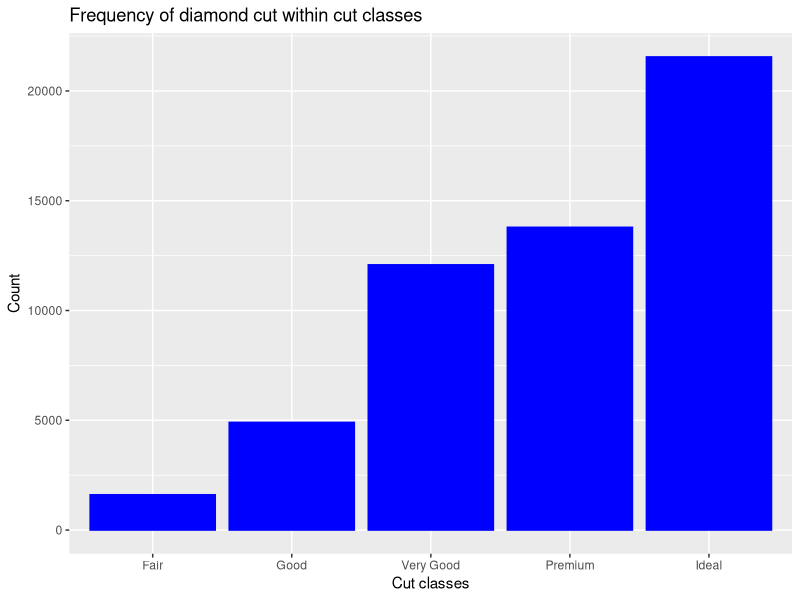
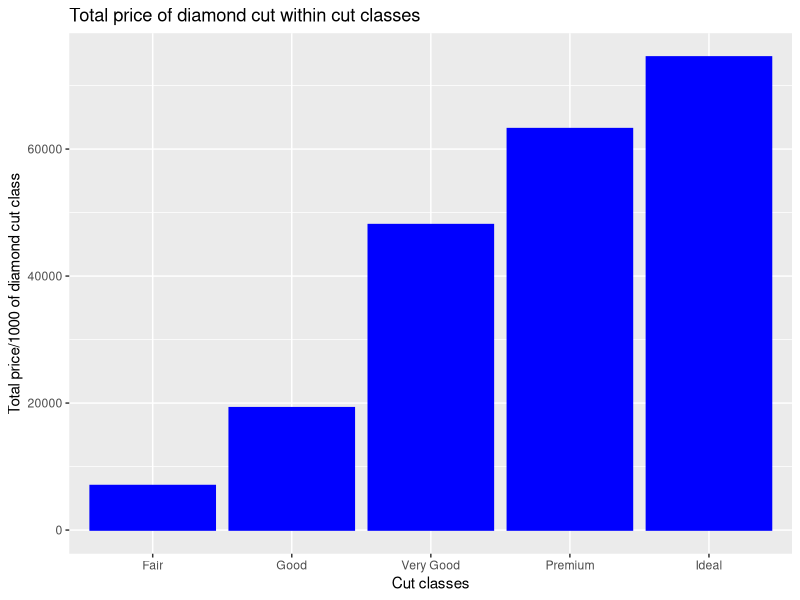
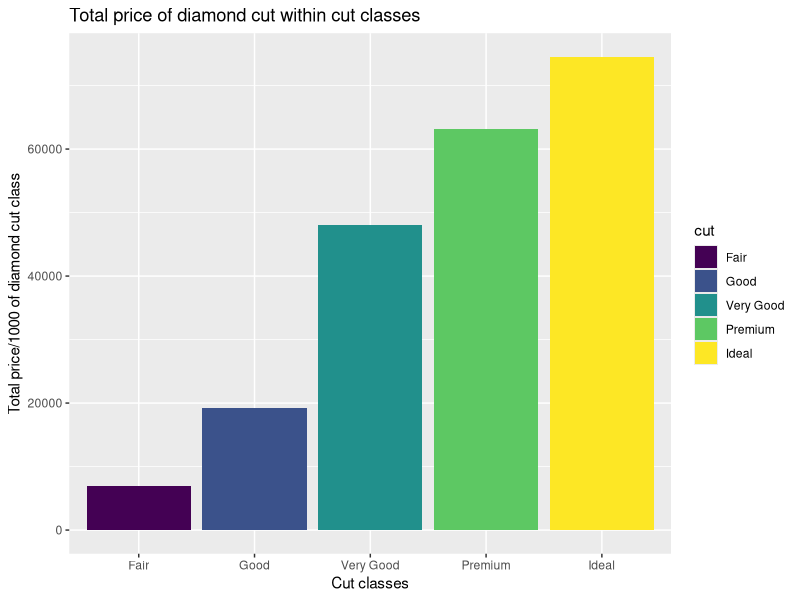
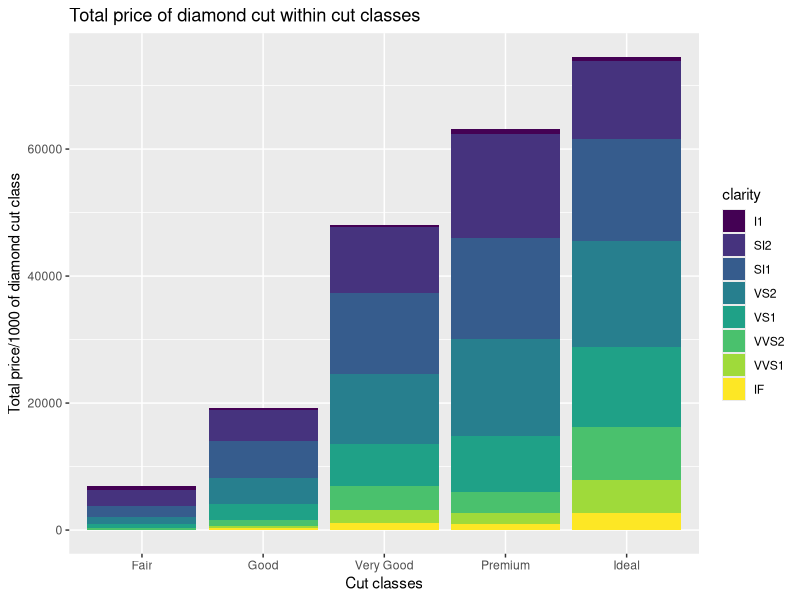
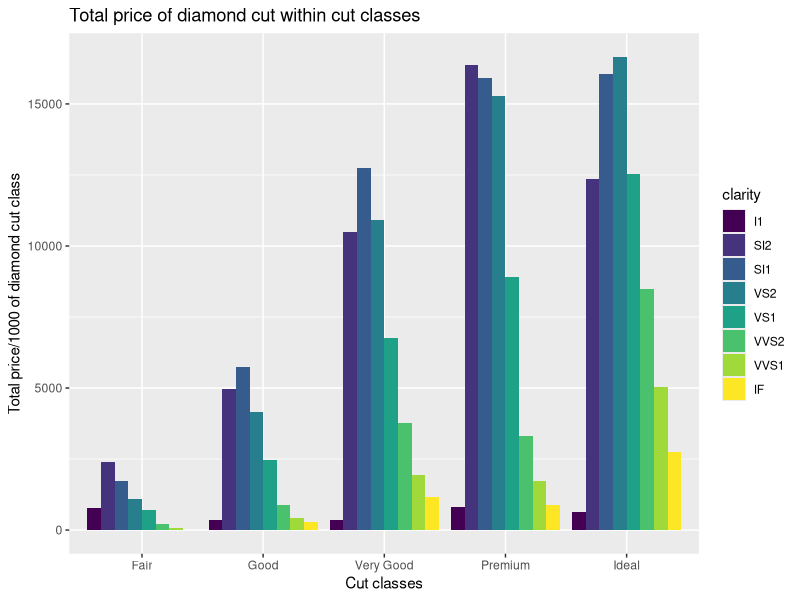
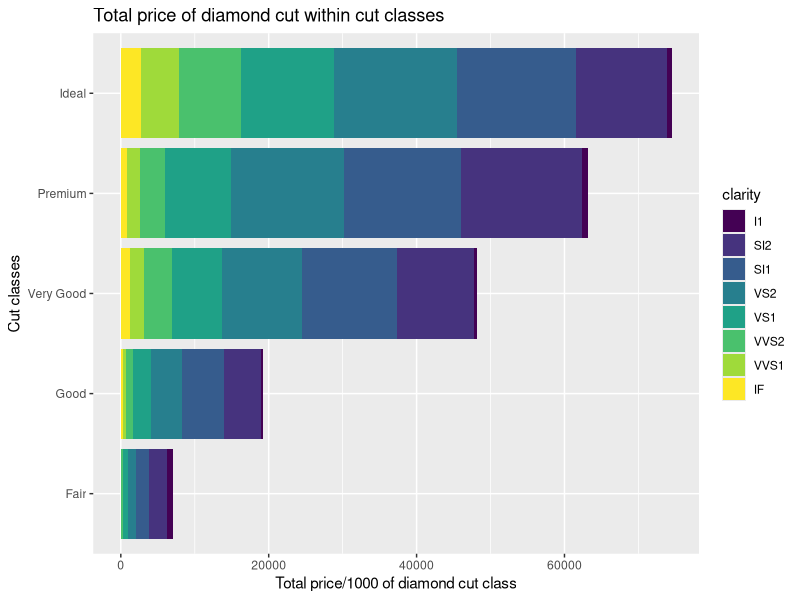

The R source for these figures, in order:
## ---- chunk 1
knitr::opts_chunk$set(echo = TRUE)
## ---- chunk 2

library(tidyverse)

# Read the diamonds dataset
data(diamonds)

# Summary statistics of diamonds dataset
summary(diamonds)


## ---- chunk 3
# Frequency of diamond cut within cut classes
# Variables used - x-axis cut
ggplot(diamonds, aes(x=cut)) +
  geom_bar(color="blue", fill="blue") +
  labs (x = "Cut classes",
        y = "Count",
        title = "Frequency of diamond cut within cut classes") +
  theme(legend.position="top")

## ---- chunk 4
# Total price of diamond cut within cut classes
# Variables used - x-axis cut, y axis price
ggplot(diamonds, aes(x=cut, weight= price/1000)) +
  geom_bar(color="blue", fill="blue") +
  labs (x = "Cut classes",
        y = "Total price/1000 of diamond cut class",
        title = "Total price of diamond cut within cut classes") +
  theme(legend.position="top")

## ---- chunk 5
# Total price of diamond cut within cut classes
# Variables used - x-axis cut, y axis price, fill color cut
ggplot(diamonds, aes(x=cut, weight= price/1000, fill = cut)) +
  geom_bar() +
  labs (x = "Cut classes",
        y = "Total price/1000 of diamond cut class",
        title = "Total price of diamond cut within cut classes") +
  theme(legend.position="right")

## ---- chunk 6
# Stacked bar graph
ggplot(diamonds, aes(x=cut, weight= price/1000, fill = clarity)) +
  geom_bar() +
  labs (x = "Cut classes",
        y = "Total price/1000 of diamond cut class",
        title = "Total price of diamond cut within cut classes") +
  theme(legend.position="right")

## ---- chunk 7
# dodge bar graph
ggplot(diamonds, aes(x=cut, weight= price/1000, fill = clarity)) +
  geom_bar(position = "dodge") +
  labs (x = "Cut classes",
        y = "Total price/1000 of diamond cut class",
        title = "Total price of diamond cut within cut classes") +
  theme(legend.position="right")

## ---- chunk 8
# Horizontal Stacked bar graph
ggplot(diamonds, aes(y=cut, weight= price/1000, fill = clarity)) +
  geom_bar() +
  labs (y = "Cut classes",
        x = "Total price/1000 of diamond cut class",
        title = "Total price of diamond cut within cut classes") +
  theme(legend.position="right")

